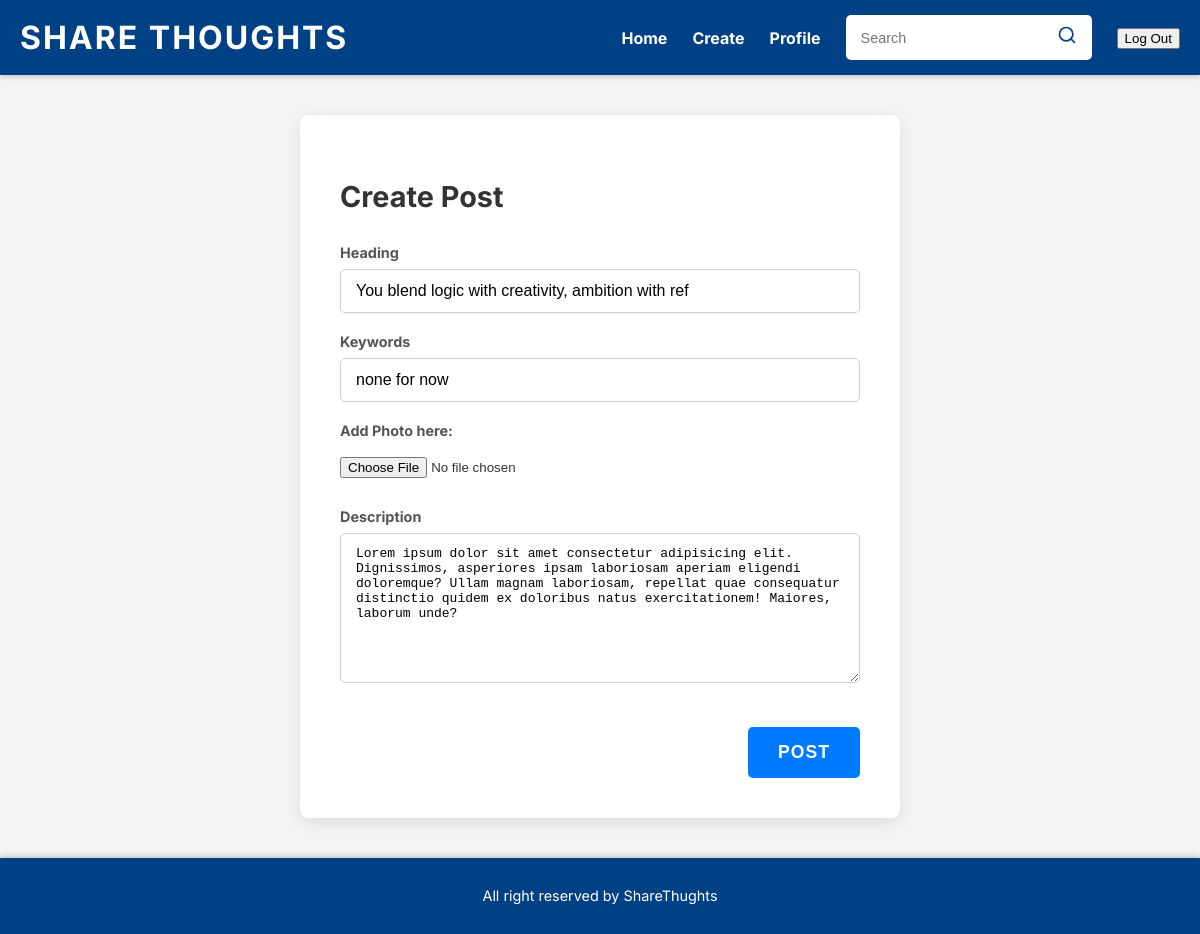
The app's page /update/5/ with its own data.
### config/models.py (models this page shows, shortened)
class Blog(models.Model):
    owner = models.ForeignKey(User, on_delete=models.CASCADE, related_name='blog')
    heading = models.CharField(max_length=50)
    keywords = models.CharField(max_length=50)
    image = models.ImageField( blank=True, null=True)
    description = models.TextField()
    created_at = models.DateTimeField(auto_now_add=True)

### config/views.py (the view)
# urls.py: path('update/<int:pk>/', UpdateView.as_view(), name='update'),
class UpdateView(UpdateView):
    model = Blog
    success_url = reverse_lazy('profile')
    fields = ['heading', 'keywords', 'image', 'description']
    template_name = 'config/blog_create.html'

### config/templates/config/blog_create.html (shortened to what this page needs)
<!DOCTYPE html>
<html lang="en">
<head>
    {% load static %}
</head>
<body>
    <header>
        <h1 class="logo-text">SHARE THOUGHTS</h1>
        <nav>
            <ul>
                <li><a href="{% url 'home' %}">Home</a></li>
                <li><a href="{% url 'create' %}">Create</a></li>
                <li><a href="{% url 'profile' %}">Profile</a></li>
                <li>
                    <div class="search-container">
                        <input type="text" placeholder="Search">
                        <button type="submit"><svg xmlns="http://www.w3.org/2000/svg" width="20" height="20" viewBox="0 0 24 24" fill="none" stroke="currentColor" stroke-width="2" stroke-linecap="round" stroke-linejoin="round" class="lucide lucide-search"><circle cx="11" cy="11" r="8"/><path d="m21 21-4.3-4.3"/></svg></button>
                    </div>
                </li>
                <li>
                   <form action="{% url 'logout' %}" method="post">
                        <button  type="submit"> Log Out</button>
                    </form>
                </li>
            </ul>
        </nav>
    </header>
    <main>
        <div class="post-container">
            <h2>Create Post</h2>
            <form method="post" enctype="multipart/form-data">
                <div class="form-group">
                    <label for="{{ form.heading.id_for_label }}">Heading</label>
                    <input
                        type="text"
                        name="{{ form.heading.name }}"
                        id="{{ form.heading.id_for_label }}"
                        placeholder="Heading"
                        {% if form.heading.value %}value="{{ form.heading.value }}"{% endif %}
                        {% if form.heading.field.required %}required{% endif %}
                    >
                </div>
                <div class="form-group">
                    <label for="{{ form.keywords.id_for_label }}">Keywords</label>
                    <input
                        type="text"
                        name="{{ form.keywords.name }}"
                        id="{{ form.keywords.id_for_label }}"
                        placeholder="Keywords"
                        {% if form.keywords.value %}value="{{ form.keywords.value }}"{% endif %}
                        {% if form.keywords.field.required %}required{% endif %}
                    >
                </div>
                <div class="form-group">
                    <label for="{{ form.image.id_for_label }}">Add Photo here:</label>
                    <input
                        type="file"
                        name="{{ form.image.name }}"
                        id="{{ form.image.id_for_label }}"
                    >
                </div>
                <div class="form-group">
                    <label for="{{ form.description.id_for_label }}">Description</label>
                    <textarea
                        name="{{ form.description.name }}"
                        id="{{ form.description.id_for_label }}"
                        placeholder="Description"
                        {% if form.description.field.required %}required{% endif %}
                    >{% if form.description.value %}{{ form.description.value }}{% endif %}</textarea>
                </div>
                <button type="submit" class="btn-post">Post</button>
            </form>
        </div>
    </main>
    <footer>
        <p>All right reserved by ShareThughts</p>
    </footer>
</body>
</html>

### config/templates/config/blog_create.html (style rules this page uses)
body { font-family: 'Inter', Arial, sans-serif; background-color: #f4f4f4; margin: 0; padding: 0; display: flex; flex-direction: column; min-height: 100vh; color: #333; }
header { background-color: #004085; color: white; padding: 15px 20px; box-shadow: 0 2px 5px rgba(0, 0, 0, 0.2); display: flex; justify-content: space-between; align-items: center; flex-wrap: wrap; }
.logo-text { font-size: 2em; font-weight: bold; letter-spacing: 2px; text-transform: uppercase; color: white; margin: 0; }
nav ul { list-style: none; padding: 0; margin: 0; display: flex; align-items: center; flex-wrap: wrap; }
nav ul li { margin-left: 25px; }
nav ul li a { color: white; text-decoration: none; font-weight: bold; transition: color 0.3s ease; }
.search-container { display: flex; align-items: center; background-color: #fff; border-radius: 5px; padding: 5px 10px; }
.search-container input { border: none; outline: none; padding: 5px; font-size: 0.9em; border-radius: 3px; }
.search-container button { background: none; border: none; color: #004085; cursor: pointer; padding: 5px; font-size: 1.1em; }
main { flex-grow: 1; display: flex; justify-content: center; align-items: flex-start; padding: 40px 20px; box-sizing: border-box; }
.post-container { background-color: #fff; padding: 40px; border-radius: 8px; box-shadow: 0 4px 15px rgba(0, 0, 0, 0.1); width: 100%; max-width: 600px; box-sizing: border-box; }
.post-container h2 { color: #333; margin-bottom: 30px; font-size: 1.8em; }
.form-group { margin-bottom: 20px; }
.form-group label { display: block; margin-bottom: 8px; font-weight: bold; color: #555; font-size: 0.9em; }
.form-group input[type="text"], .form-group textarea { width: 100%; padding: 12px 15px; border: 1px solid #ccc; border-radius: 5px; box-sizing: border-box; font-size: 1em; outline: none; transition: border-color 0.2s ease, box-shadow 0.2s ease; }
.form-group input[type="file"] { padding: 10px 0; width: 100%; box-sizing: border-box; }
.form-group textarea { min-height: 150px; resize: vertical; }
.btn-post { background-color: #007bff; color: white; padding: 15px 30px; border: none; border-radius: 5px; cursor: pointer; font-size: 1.1em; font-weight: bold; transition: background-color 0.3s ease; text-transform: uppercase; letter-spacing: 1px; float: right; margin-top: 20px; }
footer { background-color: #004085; color: white; text-align: center; padding: 15px 0; font-size: 0.9em; box-shadow: 0 -2px 5px rgba(0, 0, 0, 0.2); margin-top: auto; }

### records on screen
Blog: heading "You blend logic with creativity, ambition with ref", keywords "none for now", description "Lorem ipsum dolor sit amet consectetur adipisicing elit. Dignissimos, asperiores ipsam laboriosam aperiam eligendi doloremque? Ullam magnam laboriosam, repellat quae consequatur distinctio quidem ex doloribus natus exercitationem! Maiores, laborum unde?"
